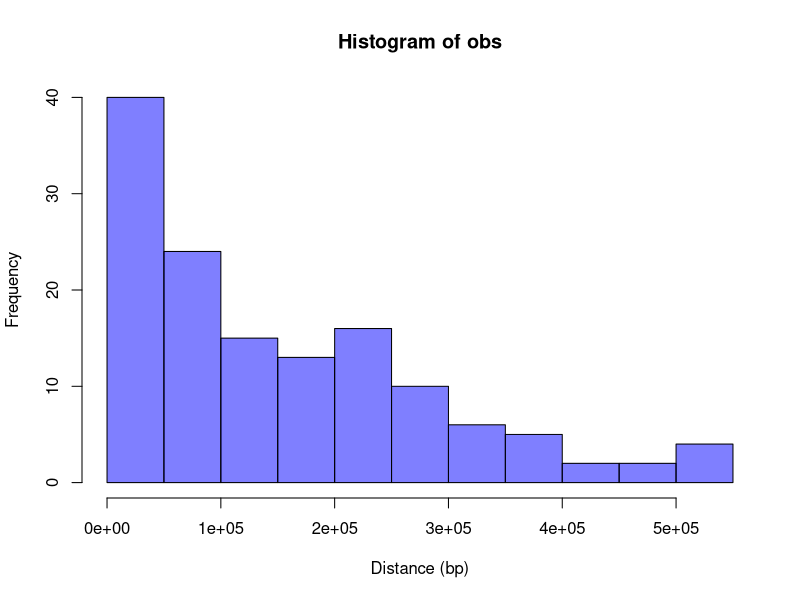
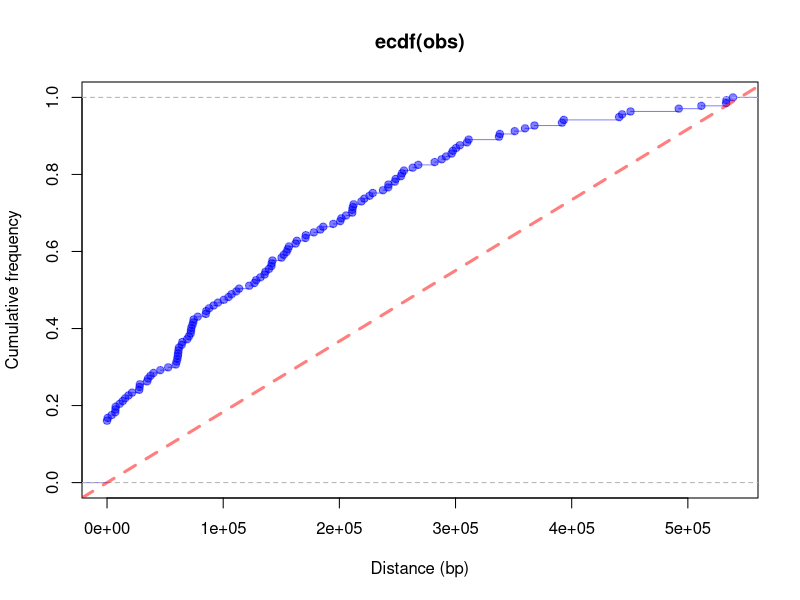
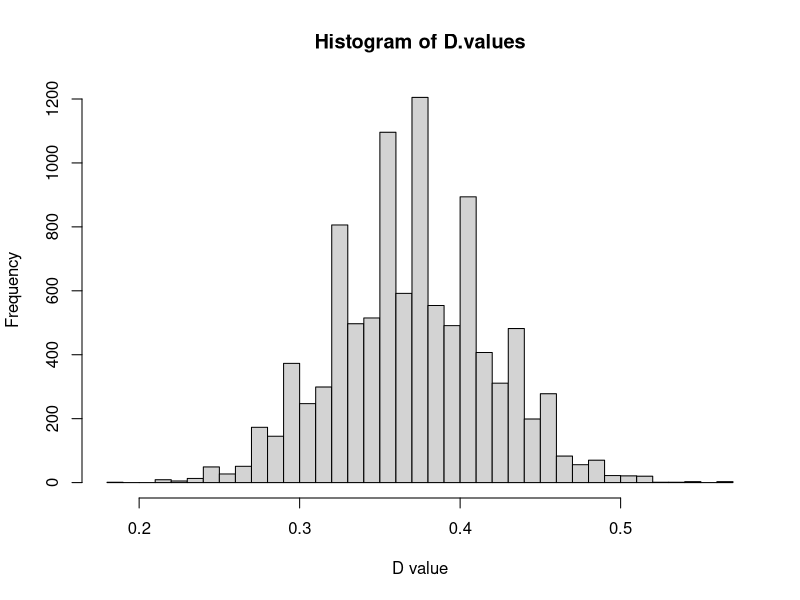
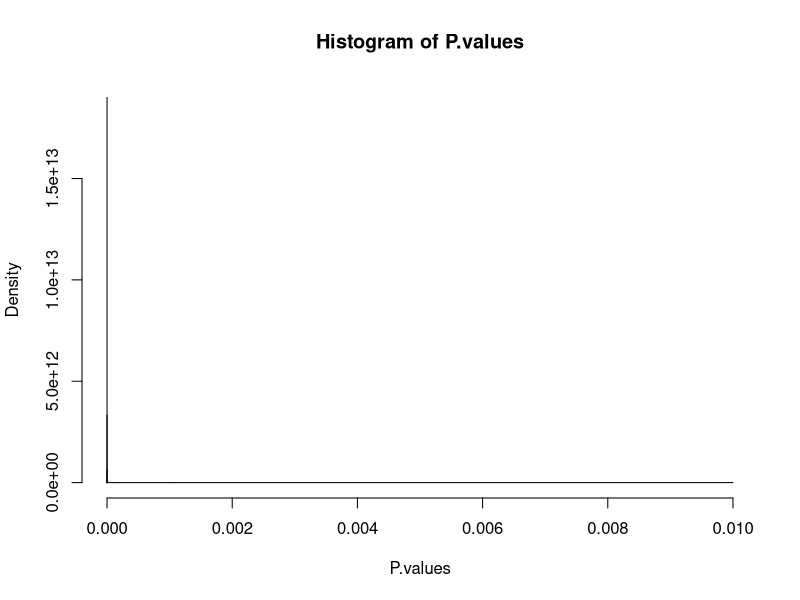
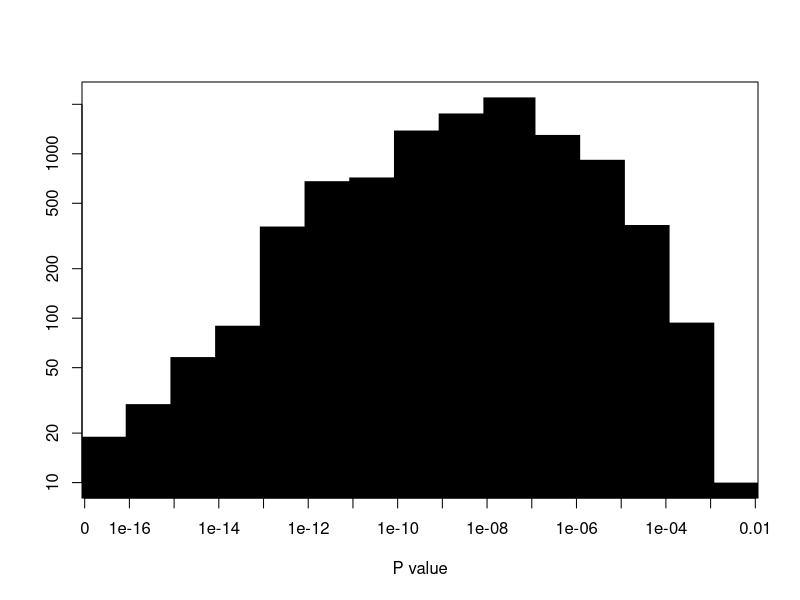

The R script that drew these images, in order:
## distri-difference-ks-test_example-1.R
##
## Author: Nouri BEN ZAKOUR
## Affiliations: University of Queensland
##

## PURPOSE: Statistical evaluation of the distribution bias of distances between RECs regions and MGEs

##
## ATTENTION: The following script is tailored to suit a particular example. A more generic script is also available. 
## Data used here is specific to the generation of Panel A to D of Figure SX in Petty, Ben Zakour et al. 2014 (submitted).
##


# 1) input list of N real REC-MGE distances between REC and closest MGE we observed in the object "obs"
# N=137 <=> 115 non overlapping REC regions + 22 overlapping REC regions
# real REC-MGE distances were calculated separately

obs <- c(0, 0, 0, 0, 0, 0, 0, 0, 0, 0, 0, 0, 0, 0, 0, 0, 0, 0, 0, 0, 0, 0,170801,186128,211084,242215,253014,303737,337461,350992,
         492157,511598,532941,538831,533200,450664,443420,440807,393183,391627,367958,359850,338173,309913,296565,211592,52655,
         60464,64254,74168,87883,100516,40005,28024,7059,608,21563,45859,74610,78027,171177,212373,126899,113694,95449,85393,18452
         ,7446,3972,13563,27646,28321,34496,35337,37459,59899,60935,61193,61483,61936,70444,71957,154479,156624,163400,128304,7223,
         10852,228755,237573,242053,221465,211032,194760,178056,150238,91789,111287,132009,136389,141773,311311,297727,291897,
         200720,183559,141463,139466,72490,72281,68988,64811,15622,59191,73425,104602,107151,122394,155598,162262,218966,225967,
         253884,255604,263169,267865,282022,288138,300438,248507,247666,205767,201703,152115,142401,135613,85017)


# 2) generate a random set of N distances within the range (0,M) corresponding to all the possible distances observable between a REC and a MGE.
# In other words, we consider the same MGE positions, and we just randomely select REC-MGE distances fitting in the intervals.
# The maximal value M corresponds to the maximal distance a randomly selected REC can be from a real MGE 
# i.e. M = max_MGE-MGE distance between 2 MGEs minus the min REC_size observed, then divided by 2

# In this data, the maximal distance observed is between GI-leuX and PHI1, i.e. 1089739 bp, 
# and the min_REC_size observed is 9 bp

max_MGE_MGE <- 1089739                                  # maximal distance observed between 2 MGEs
min_REC_size <- 9                                       # minimum size of a REC region
M <- as.integer((max_MGE_MGE - min_REC_size)/2)         # maximal distance a randomly selected REC can be from a real MGE
N <- 137                                                # number of REC regions                     
rand <- as.integer(runif(N,0,M))                        # generates a uniformally distributed list of integers


# Selected representations of the input data
# 3.1) Generates panel A "Frequency histogram"

hist(obs, col=rgb(0,0,1,0.5), xlab="Distance (bp)")


# 3.2) Generates panel B "Empirical Cumulative Distribution Function Plots for observed vs theoritical uniform distributions"

plot(ecdf(obs), xlim = range(c(obs,rand)), col=rgb(0,0,1,0.5), xlab = "Distance (bp)", ylab = "Cumulative frequency")
abline(0,1/M, col=rgb(1,0,0,0.5), lwd=3, lty=2)         # theoritical CDF


# 4) Statistical evaluation of the difference (and possibly direction of difference) between the (obs) and (rand) data

# 4.1) Two-sample Kolmogorov–Smirnov test (K-S test)

    # PRINCIPLE: The two-sample Kolmogorov-Smirnov test compares the cumulative distribution of two data sets, 
    # and computes a D value and a P value that depend on the largest discrepancy between distributions. 
    # It is used to test whether two samples are drawn from an identical continuous distributions.
    # The possible values i) "two.sided", ii) "less" and iii) "greater" of alternatives specify the null hypothesis that 
    # the true distribution function of x is i) equal to, ii) not less than or iii) not greater than the hypothesized distribution function 
    # (one-sample case) or the distribution function of y (two-sample case), respectively. 
    # ADVANTAGE: It is a non-parametric test that doesn't assume a particular distribution for the data 
    # except that it should be continuous.
    # CAUTION: ties are not handled, unless data is resampled.

# K-S test without data resampling for preliminary hypothesis testing
    # test 1: null hypothesis is rejected
    # test 2: confirms the alternative = "greater", which includes distributions for which x is stochastically smaller than y 
    # (in other words, the Cumulative Distribution Function of x lies above that of y)

ks.test(obs,rand)
ks.test(obs,rand, alternative="greater")


# 4.2) One-sample K-S test, comparing the observed distribution to the cumulative uniform distribution function ("punif"):
   
# K-S test with data resampling
       
R=9999                                                  # the number of replicates - 1

D.values = numeric(R)                                   # to store the D value results
P.values = numeric(R)                                   # to store the P value results
for(i in 1:R) { 
  obsS = sample(obs, size=N, replace=T)                 # obs data resampling
  randS = as.integer(runif(N,0,M))                      # random data resamling
  kstest <- ks.test(obsS,randS,alternative="greater")   # K-S test
  D.values[i] = kstest$statistic                        # D value stored
  P.values[i] = kstest$p.value                          # P value stored
}


# Generates panel C: "Distribution of P-value for 10,000 replicates"       
hist(D.values, breaks=30, xlab="D value")

# Determine mean and standard deviation for D value       
mean(D.values)  #mean
sd(D.values)    #sd


# Generates panel D: "Distribution of P-value for 10,000 replicates"
       # x-axis changed to a logarithmic scale (log 10)
       
breaks = c(0, 1e-16, 1e-15, 1e-14, 1e-13, 1e-12, 1e-11, 1e-10, 1e-09, 1e-08, 1e-07, 1e-06, 1e-05, 1e-04, 1e-03, 1e-02)
Pvalues_hist <- hist(P.values,
     breaks = c(0, 1e-16, 1e-15, 1e-14, 1e-13, 1e-12, 1e-11, 1e-10, 1e-09, 1e-08, 1e-07, 1e-06, 1e-05, 1e-04, 1e-03, 1e-02))
plot(Pvalues_hist$count, log= "y", type='h', lwd=50, lend=1, lty=1, col="black", xlab="P value", ylab="", xaxt="n")
axis(1,at=0.5:15.5,label=breaks)
       
# Determine mean and standard deviation for P value  
mean(P.values)  #mean
sd(P.values)    #sd
